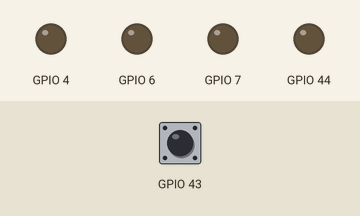
Simulated run of this sketch. Board: ESP32. On the bench: output pins drawn as LEDs (lit = HIGH). Inputs (shaded band) come from the test bench; at power-on: GPIO 43 HIGH.

Above: at 1.2 s.
1.3 s: GPIO 43 pulled LOW for 0.15 s
At 2.0 s:
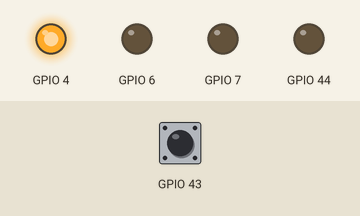
2.9 s: GPIO 43 pulled LOW for 1 s
5.4 s: GPIO 43 pulled LOW for 3.2 s
At 9.3 s:
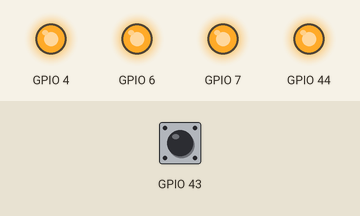
10.1 s: GPIO 43 pulled LOW for 0.15 s
At 11.1 s:
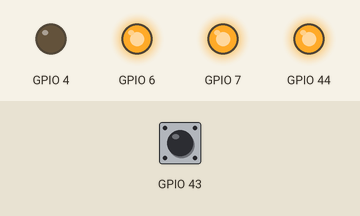
Timing chart, 0 to 12.7 s (numbered marks = the images above; inputs shaded):
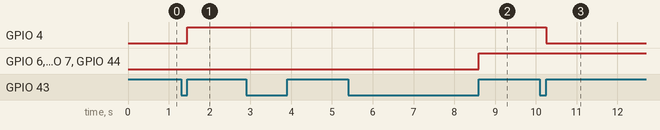

Measured:
- after the input at 1.3 s, GPIO 4: LOW → HIGH after 0.15 s
- after the input at 5.4 s, GPIO 6, GPIO 7, GPIO 44: LOW → HIGH after 3.2 s
- after the input at 10.1 s, GPIO 4: HIGH → LOW after 0.15 s

The sketch:

button-dual-function.ino
```cpp
// *** File   : /esp8266-arduino/button-dual-function/
//              button-dual-function.ino
// *** Author : Erwin Ouyang
// *** Date   : 17 Agt 2018

unsigned long pressed = 0;
unsigned long released = 0;
uint8_t r = 0, g = 0, b = 0;

void setup()
{
    // Set pin as output
    pinMode(D3, OUTPUT);
    // Set pin as input pull-up
    pinMode(D6, INPUT_PULLUP);
    // Set external interrupt from pin D6 that is
    // connected to button
    attachInterrupt(digitalPinToInterrupt(D6),
        isr, CHANGE);
    // Set PWM range from 0 to 255
    analogWriteRange(255);
}

void isr()
{
    // *** Read button state ***
    if (digitalRead(D6) == LOW)
    {
        pressed = millis();
    }
    else
    {
        released = millis();
        if ((released - pressed) < 1000)
        {
            // Toggle the LED
            digitalWrite(D3, !digitalRead(D3));
        }
        else
        {
            // *** Toggle the RGB LED ***
            r ^= 0xFF;
            g ^= 0xFF;
            b ^= 0xFF;
            rgbLedWrite(r, g, b);
        }
    }
}

void loop()
{
}

void rgbLedWrite(byte red, byte green, byte blue)
{
    analogWrite(D5, 255-red);
    analogWrite(D7, 255-green);
    analogWrite(D8, 255-blue);
}
```
